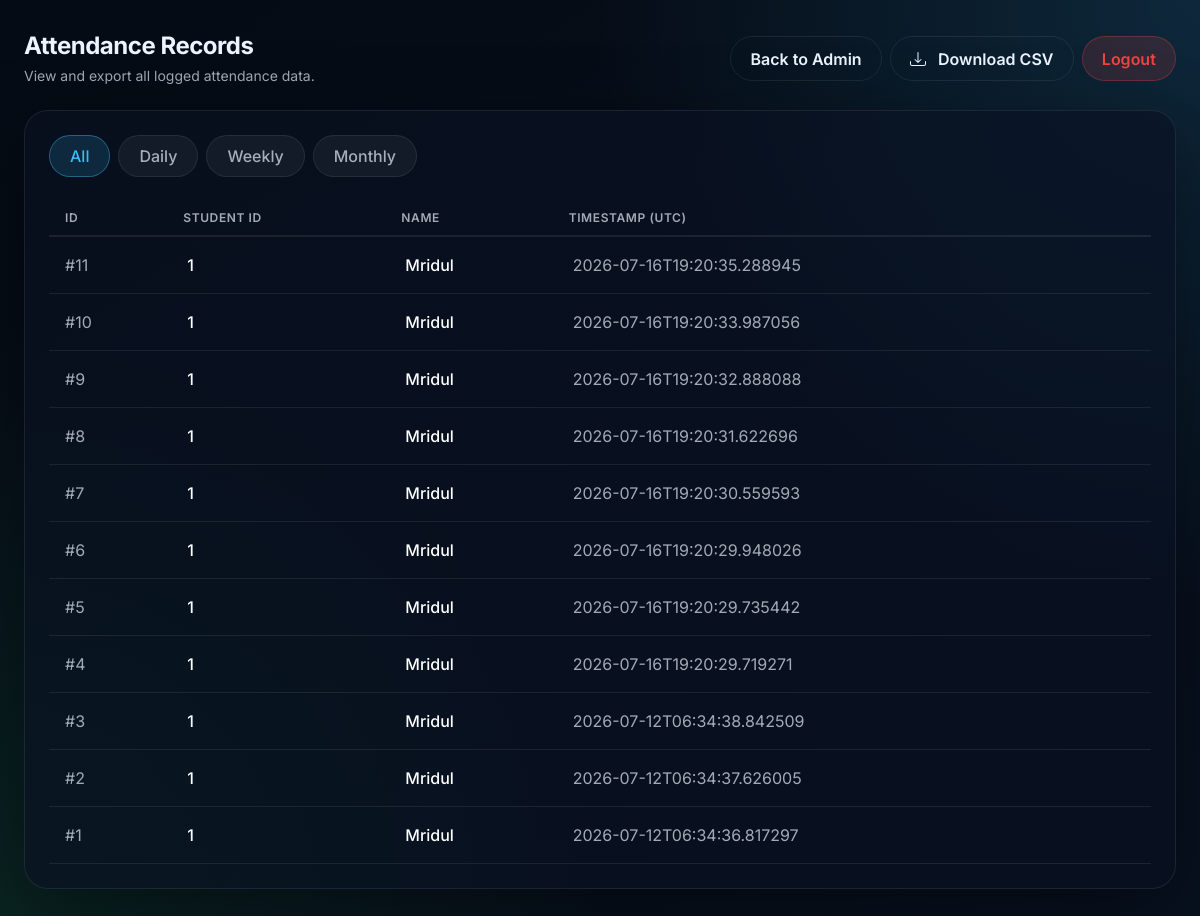
Screenshot of /attendance_record (signed in) with the database file from the repository.
### tables this page shows
CREATE TABLE attendance (
                    id INTEGER PRIMARY KEY AUTOINCREMENT,
                    student_id INTEGER,
                    name TEXT,
                    timestamp TEXT
                );

### app.py (the view)
@app.route("/attendance_record", methods=["GET"])
@admin_required
def attendance_record():
    period = request.args.get("period", "all")  # all, daily, weekly, monthly
    conn = sqlite3.connect(DB_PATH)
    c = conn.cursor()
    q = "SELECT id, student_id, name, timestamp FROM attendance"
    params = ()
    if period == "daily":
        today = datetime.date.today().isoformat()
        q += " WHERE date(timestamp) = ?"
        params = (today,)
    elif period == "weekly":
        start = (datetime.date.today() - datetime.timedelta(days=7)).isoformat()
        q += " WHERE date(timestamp) >= ?"
        params = (start,)
    elif period == "monthly":
        start = (datetime.date.today() - datetime.timedelta(days=30)).isoformat()
        q += " WHERE date(timestamp) >= ?"
        params = (start,)
    q += " ORDER BY timestamp DESC LIMIT 5000"
    c.execute(q, params)
    rows = c.fetchall()
    conn.close()
    return render_template("attendance_record.html", records=rows, period=period)

### app.py (called while the page is built, shortened)
def admin_required(view_func):
    @wraps(view_func)
    def wrapped(*args, **kwargs):
        return view_func(*args, **kwargs)
    return wrapped

### templates/attendance_record.html (shortened to what this page needs)
<!doctype html>
<html lang="en">
<head>
  <link href="https://cdn.jsdelivr.net/npm/bootstrap@5.3.1/dist/css/bootstrap.min.css" rel="stylesheet">
  <link rel="stylesheet" href="{{ url_for('static', filename='css/style.css') }}">
</head>
<body>
<div class="page-container main-wrapper fade-in">
  <div class="d-flex flex-wrap justify-content-between align-items-center mb-4 gap-3">
    <div>
      <h4 class="mb-1">Attendance Records</h4>
      <p class="text-muted small mb-0">View and export all logged attendance data.</p>
    </div>
    <div class="d-flex gap-2">
      <a class="btn btn-outline-secondary" href="/admin">Back to Admin</a>
      <a class="btn btn-outline-light" href="/download_csv">
        Download CSV
      </a>
      <a class="btn btn-danger" href="/admin/logout">Logout</a>
    </div>
  </div>
  <div class="glass-panel p-4">
    <div class="d-flex flex-wrap gap-2 mb-4">
      <a href="/attendance_record?period=all" class="filter-btn active">All</a>
      <a href="/attendance_record?period=daily" class="filter-btn">Daily</a>
      <a href="/attendance_record?period=weekly" class="filter-btn">Weekly</a>
      <a href="/attendance_record?period=monthly" class="filter-btn">Monthly</a>
    </div>
    <div class="table-responsive">
      <table class="table table-dark table-hover mb-0">
        <thead>
          <tr>
            <th class="ps-3">ID</th>
            <th>Student ID</th>
            <th>Name</th>
            <th>Timestamp (UTC)</th>
          </tr>
        </thead>
        <tbody>
        {% for r in records %}
          <tr>
            <td class="ps-3 text-muted">#{{ r[0] }}</td>
            <td class="fw-medium text-white">{{ r[1] }}</td>
            <td class="fw-medium text-white">{{ r[2] }}</td>
            <td class="text-muted">{{ r[3] }}</td>
          </tr>
        {% endfor %}
        </tbody>
      </table>
    </div>
  </div>
</div>
</body>
</html>

### static/css/style.css (style rules this page uses)
:root { --bg-deep: #050b14; --bg-main: #07111f; --panel-bg: rgba(10, 18, 34, 0.65); --panel-bg-hover: rgba(15, 25, 45, 0.75); --panel-border: rgba(255, 255, 255, 0.08); --panel-border-hover: rgba(255, 255, 255, 0.15); --accent-blue: #38bdf8; --accent-blue-hover: #1ea5eb; --accent-green: #22c55e; --accent-green-hover: #16a34a; --accent-red: #ef4444; --grad-primary: linear-gradient(135deg, var(--accent-blue), var(--accent-green)); --grad-hover: linear-gradient(135deg, var(--accent-blue-hover), var(--accent-green-hover)); --text-main: #ecf4ff; --text-muted: rgba(236, 244, 255, 0.68); --glow-blue: 0 0 20px rgba(56, 189, 248, 0.3); --glow-green: 0 0 20px rgba(34, 197, 94, 0.3); --shadow-lg: 0 24px 80px rgba(0, 0, 0, 0.4); }
html, body { height: 100%; margin: 0; padding: 0; }
body { font-family: 'Inter', sans-serif; background: radial-gradient(circle at top right, rgba(56, 189, 248, 0.15), transparent 40%), radial-gradient(circle at bottom left, rgba(34, 197, 94, 0.12), transparent 40%), linear-gradient(145deg, var(--bg-deep), var(--bg-main)); background-attachment: fixed; color: var(--text-main); -webkit-font-smoothing: antialiased; -moz-osx-font-smoothing: grayscale; }
h1, h2, h3, h4, h5, h6 { font-weight: 700; letter-spacing: -0.02em; color: var(--text-main); }
.text-muted { color: var(--text-muted) !important; }
.glass-panel { background: var(--panel-bg); border: 1px solid var(--panel-border); backdrop-filter: blur(16px); -webkit-backdrop-filter: blur(16px); border-radius: 24px; box-shadow: var(--shadow-lg); transition: transform 0.3s cubic-bezier(0.4, 0, 0.2, 1), box-shadow 0.3s ease, border-color 0.3s ease; }
.btn { font-weight: 600; border-radius: 999px; padding: 0.6rem 1.2rem; transition: all 0.3s ease; display: inline-flex; align-items: center; justify-content: center; gap: 0.5rem; }
.btn-danger { background: rgba(239, 68, 68, 0.15); border: 1px solid rgba(239, 68, 68, 0.3); color: var(--accent-red); }
.btn-outline-light, .btn-outline-secondary { background: transparent; border: 1px solid var(--panel-border); color: var(--text-main); }
.table-dark { --bs-table-bg: transparent; --bs-table-color: var(--text-main); --bs-table-border-color: var(--panel-border); --bs-table-hover-bg: rgba(255, 255, 255, 0.03); }
.table { vertical-align: middle; }
.table th { text-transform: uppercase; font-size: 0.75rem; letter-spacing: 0.05em; color: var(--text-muted); font-weight: 600; border-bottom: 2px solid var(--panel-border); }
.table td { border-bottom: 1px solid var(--panel-border); padding: 1rem 0.75rem; }
.fade-in { animation: fadeIn 0.6s cubic-bezier(0.4, 0, 0.2, 1) forwards; }
.page-container { width: min(1200px, 100%); margin: 0 auto; padding: 2rem 1.5rem; }
.main-wrapper { min-height: 100vh; display: flex; flex-direction: column; }

### templates/attendance_record.html (style rules this page uses)
.filter-btn { background: rgba(255, 255, 255, 0.05); border: 1px solid var(--panel-border); color: var(--text-muted); border-radius: 999px; padding: 0.5rem 1.25rem; font-weight: 500; transition: all 0.2s ease; text-decoration: none; }
.filter-btn:hover, .filter-btn.active { background: rgba(56, 189, 248, 0.15); color: var(--accent-blue); border-color: rgba(56, 189, 248, 0.4); }

### rows the page displays
attendance: id "11", student "1", name "Mridul", timestamp "2026-07-16T19:20:35.288945"
attendance: id "10", student "1", name "Mridul", timestamp "2026-07-16T19:20:33.987056"
attendance: id "9", student "1", name "Mridul", timestamp "2026-07-16T19:20:32.888088"
attendance: id "8", student "1", name "Mridul", timestamp "2026-07-16T19:20:31.622696"
attendance: id "7", student "1", name "Mridul", timestamp "2026-07-16T19:20:30.559593"
attendance: id "6", student "1", name "Mridul", timestamp "2026-07-16T19:20:29.948026"
attendance: id "5", student "1", name "Mridul", timestamp "2026-07-16T19:20:29.735442"
attendance: id "4", student "1", name "Mridul", timestamp "2026-07-16T19:20:29.719271"
attendance: id "3", student "1", name "Mridul", timestamp "2026-07-12T06:34:38.842509"
attendance: id "2", student "1", name "Mridul", timestamp "2026-07-12T06:34:37.626005"
attendance: id "1", student "1", name "Mridul", timestamp "2026-07-12T06:34:36.817297"
